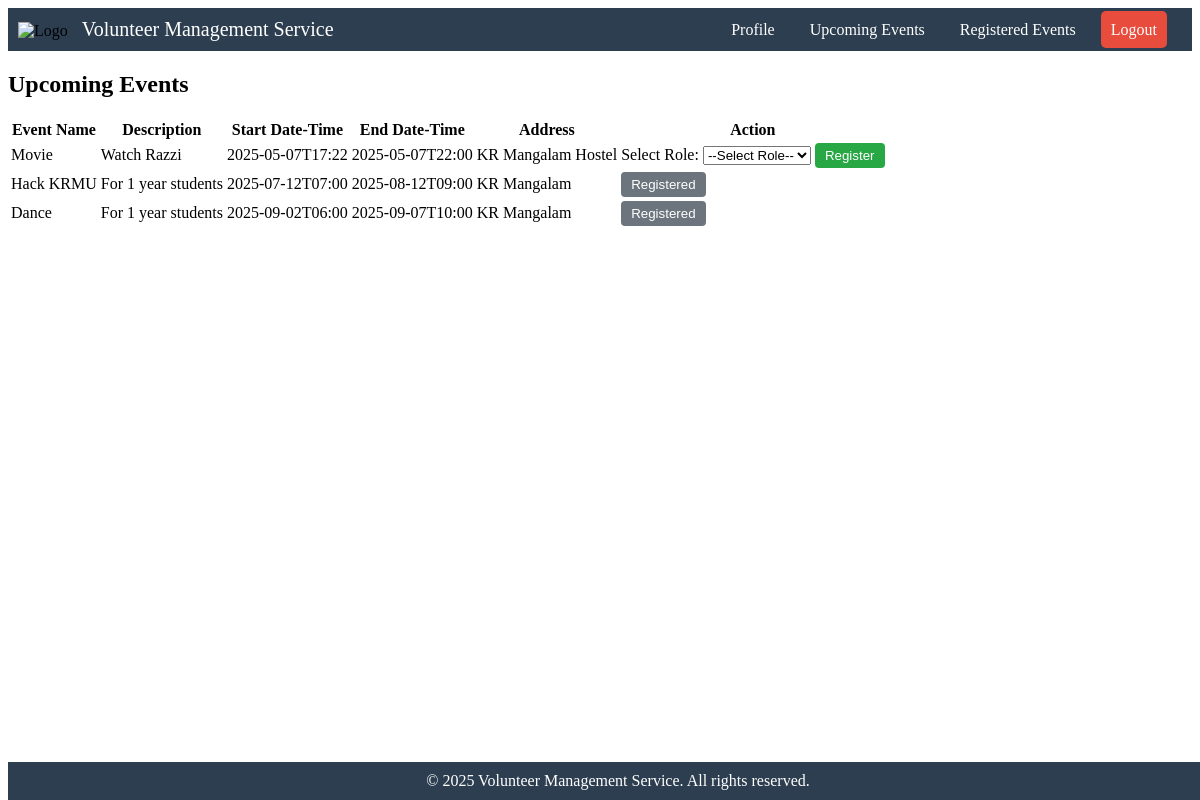
The page /volunteer/upcoming_events (signed in) on the database its author committed.
### tables this page shows
CREATE TABLE events (
        event_id TEXT PRIMARY KEY,
        event_name TEXT NOT NULL,
        description TEXT NOT NULL,
        start_datetime TEXT NOT NULL,
        end_datetime TEXT NOT NULL,
        address TEXT NOT NULL
    );

### volunteer.py (the view)
@volunteer_blueprint.route('/volunteer/upcoming_events')
def upcoming_events():
    volunteer_id = session.get('volunteer_id')
    if not volunteer_id:
        return render_template('volunteer_SignIn.html')
    conn = get_db_connection()
    events = conn.execute('SELECT * FROM events WHERE start_datetime >= ? ORDER BY start_datetime ASC', (datetime.now(),)).fetchall()
    registered = conn.execute('SELECT event_id FROM event_volunteer WHERE volunteer_id = ?', (volunteer_id,)).fetchall()
    conn.close()
    registered_event_ids = {row['event_id'] for row in registered}
    return render_template('volunteer_upcoming_events.html', events=events, registered_event_ids=registered_event_ids)

### vms_sql.py (called while the page is built)
def get_db_connection():
    conn = sqlite3.connect('vms.db')  # Path to your SQLite DB
    conn.row_factory = sqlite3.Row  # Allows accessing columns by name
    return conn

### templates/volunteer_upcoming_events.html (shortened to what this page needs)
{% extends 'volunteer_dashboard_base.html' %}
{% block content %}
<div class="events-container">
    <h2>Upcoming Events</h2>
    {% if events %}
    <table class="events-table">
        <thead>
            <tr>
                <th>Event Name</th>
                <th>Description</th>
                <th>Start Date-Time</th>
                <th>End Date-Time</th>
                <th>Address</th>
                <th>Action</th>
            </tr>
        </thead>
        <tbody>
            {% for event in events %}
            <tr>
                <td>{{ event.event_name }}</td>
                <td>{{ event.description }}</td>
                <td>{{ event.start_datetime }}</td>
                <td>{{ event.end_datetime }}</td>
                <td>{{ event.address }}</td>
                <td>
                    {% if event.event_id in registered_event_ids %}
                        <button class="btn-registered" disabled>Registered</button>
                    {% else %}
                        <form action="{{ url_for('volunteer.register_event', event_id=event.event_id) }}" method="POST">
                            <label for="role">Select Role:</label>
                            <select name="role" required>
                                <option value="">--Select Role--</option>
                            </select>
                            <button type="submit" class="btn-register">Register</button>
                        </form>
                    {% endif %}
                </td>
            </tr>
            {% endfor %}
        </tbody>
    </table>
    {% else %}
        <p>No upcoming events available.</p>
    {% endif %}
</div>
{% endblock %}

### static/volunteer_dashboard_styles.css (style rules this page uses)
.btn-register { background-color: #28a745; color: white; padding: 5px 10px; border: none; border-radius: 4px; cursor: pointer; }
.btn-registered { background-color: #6c757d; color: white; padding: 5px 10px; border: none; border-radius: 4px; cursor: not-allowed; }

### rows shown on the page
events: event_name "Movie", description "Watch Razzi", start_datetime "2025-05-07T17:22", end_datetime "2025-05-07T22:00", address "KR Mangalam Hostel"
events: event_name "Hack KRMU", description "For 1 year students", start_datetime "2025-07-12T07:00", end_datetime "2025-08-12T09:00", address "KR Mangalam", shows "Registered"
events: event_name "Dance", description "For 1 year students", start_datetime "2025-09-02T06:00", end_datetime "2025-09-07T10:00", address "KR Mangalam", shows "Registered"
